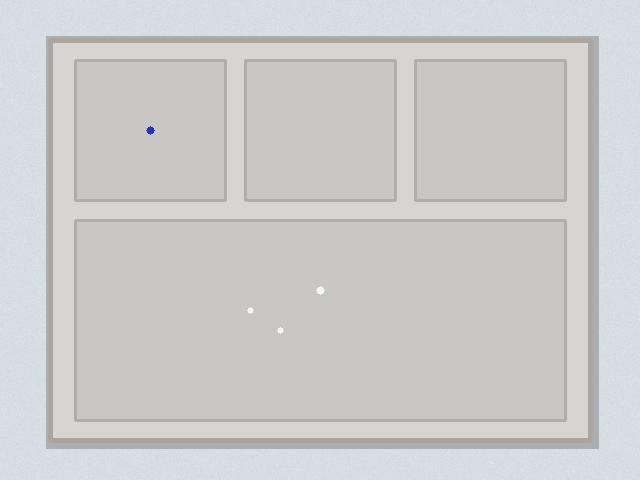
#> input picture assets/sample_tray_clean.jpg, 640 x 480 px
$ python -i vision_ai.py   (imports and definitions only)   (older library calls are emulated)
#> lines starting #> are read from the running program, lines starting #| are printed output that depends on the picture; after the words box and inside, x2 and y2 are one past the last pixel; in counts of white or black regions, pixels touching at a corner belong together
"""
vision_ai.py
============
OpenCV-Powered Food Tray Leftover Analysis Module for MessMind AI.
Developed for Frugal Innovation course at IIIT Dharwad.

Provides robust, real-time computer vision analysis:
- Plate / Tray Region of Interest (ROI) extraction
- Multi-space color segmentation (HSV & LAB) to separate food from stainless steel / ceramic trays
- Morphological noise cleanup & contour extraction
- Surface area coverage % calculation
- Transparent leftover classification without fabricated mass claims
"""

import time
from typing import Dict, Any, Tuple
import cv2
import numpy as np
from PIL import Image
import io


def detect_plate_or_tray_roi(img_bgr: np.ndarray) -> Tuple[np.ndarray, str]:
    """
    Detect dining plate or rectangular compartment tray ROI across varied lighting,
    shadows, and partial views.

    Returns:
        (tray_mask: np.ndarray, detected_tray_shape: str)
    """
    h, w = img_bgr.shape[:2]
    img_area = h * w
    tray_mask = np.zeros((h, w), dtype=np.uint8)

    # 1. CLAHE Contrast Normalization to neutralize lighting gradients and shadows
    lab = cv2.cvtColor(img_bgr, cv2.COLOR_BGR2LAB)
    l_chan, a_chan, b_chan = cv2.split(lab)
    clahe = cv2.createCLAHE(clipLimit=2.5, tileGridSize=(8, 8))
    l_clahe = clahe.apply(l_chan)
    gray = l_clahe

    # Smooth while preserving structural edges
    blurred = cv2.bilateralFilter(gray, 7, 50, 50)

    # 2. Stage A: Circular Plate Detection (Hough Circles)
    # Useful for circular steel plates, ceramic dinner plates, and bowls
    circles = cv2.HoughCircles(
        cv2.medianBlur(gray, 7),
        cv2.HOUGH_GRADIENT,
        dp=1.2,
        minDist=w // 2,
        param1=55,
        param2=32,
        minRadius=int(min(w, h) * 0.22),
        maxRadius=int(max(w, h) * 0.55)
    )

    if circles is not None:
        circles = np.uint16(np.around(circles))
        for c in circles[0, :1]:
            cx, cy, r = int(c[0]), int(c[1]), int(c[2])
            circle_area = np.pi * (r ** 2)
            if 0.15 * img_area <= circle_area <= 0.95 * img_area:
                cv2.circle(tray_mask, (cx, cy), r, 255, -1)
                if cx - r < 0 or cy - r < 0 or cx + r > w or cy + r > h:
                    return tray_mask, "Partially Visible Circular Plate"
                return tray_mask, "Circular Dining Plate"

    # 3. Stage B: Rectangular Compartment Tray / Thali Detection
    # Mess trays are rectangular with rounded corners and distinct outer borders
    edges = cv2.Canny(blurred, 35, 110)
    thresh = cv2.adaptiveThreshold(
        blurred, 255, cv2.ADAPTIVE_THRESH_GAUSSIAN_C, cv2.THRESH_BINARY_INV, 25, 4
    )
    combined = cv2.bitwise_or(edges, thresh)

    close_kernel = cv2.getStructuringElement(cv2.MORPH_RECT, (9, 9))
    closed_edges = cv2.morphologyEx(combined, cv2.MORPH_CLOSE, close_kernel)

    contours, _ = cv2.findContours(closed_edges, cv2.RETR_EXTERNAL, cv2.CHAIN_APPROX_SIMPLE)

    candidate_trays = []
    for cnt in contours:
        area = cv2.contourArea(cnt)
        if 0.18 * img_area <= area <= 0.96 * img_area:
            hull = cv2.convexHull(cnt)
            hull_area = cv2.contourArea(hull)
            if hull_area > 0:
                solidity = area / hull_area
                x, y, bw, bh = cv2.boundingRect(hull)
                rect_area = bw * bh
                extent = area / rect_area if rect_area > 0 else 0
                aspect = bw / float(bh) if bh > 0 else 1.0
                candidate_trays.append({
                    "contour": cnt,
                    "hull": hull,
                    "area": area,
                    "solidity": solidity,
                    "extent": extent,
                    "aspect": aspect,
                    "bbox": (x, y, bw, bh)
                })

    if candidate_trays:
        candidate_trays.sort(key=lambda item: (item["solidity"] > 0.75, item["area"]), reverse=True)
        best = candidate_trays[0]

        approx = cv2.approxPolyDP(best["hull"], 0.02 * cv2.arcLength(best["hull"], True), True)
        num_vertices = len(approx)

        cv2.drawContours(tray_mask, [best["hull"]], -1, 255, -1)

        bx, by, bw, bh = best["bbox"]
        touches_border = (bx <= 2 or by <= 2 or bx + bw >= w - 2 or by + bh >= h - 2)

        if touches_border:
            shape_name = "Partially Visible Rectangular Tray"
        elif 4 <= num_vertices <= 8 or best["extent"] > 0.65:
            shape_name = "Multi-Compartment Stainless Thali"
        else:
            shape_name = "Rectangular Compartment Tray"

        return tray_mask, shape_name

    # 4. Stage C: Graceful Fallback
    margin_x = int(w * 0.05)
    margin_y = int(h * 0.05)
    cv2.rectangle(
        tray_mask,
        (margin_x, margin_y),
        (w - margin_x, h - margin_y),
        255,
        -1
    )
    return tray_mask, "Standard Cafeteria Tray ROI"


def analyze_food_image(image_input) -> Dict[str, Any]:
    """
    Analyze a food tray image using OpenCV.

    Args:
        image_input: bytes, PIL.Image, or numpy.ndarray

    Returns:
        dict containing coverage percentage, leftover category, overlays, and processing metrics.
    """
    start_time = time.perf_counter()

    # 1. Convert input to OpenCV BGR format
    if isinstance(image_input, bytes):
        nparr = np.frombuffer(image_input, np.uint8)
        img_bgr = cv2.imdecode(nparr, cv2.IMREAD_COLOR)
    elif isinstance(image_input, Image.Image):
        img_rgb = np.array(image_input.convert("RGB"))
        img_bgr = cv2.cvtColor(img_rgb, cv2.COLOR_RGB2BGR)
    elif isinstance(image_input, np.ndarray):
        if len(image_input.shape) == 3 and image_input.shape[2] == 3:
            img_bgr = image_input.copy()
        else:
            raise ValueError("Invalid numpy array dimensions for image")
    else:
        raise ValueError(f"Unsupported image input type: {type(image_input)}")

    if img_bgr is None:
        return {
            "success": False,
            "error": "Failed to decode image data"
        }

    # Resize image for fast, consistent processing (max width/height 800px)
    h, w = img_bgr.shape[:2]
    max_dim = 800
    scale = 1.0
    if max(h, w) > max_dim:
        scale = max_dim / float(max(h, w))
        img_bgr = cv2.resize(img_bgr, (int(w * scale), int(h * scale)), interpolation=cv2.INTER_AREA)
        h, w = img_bgr.shape[:2]

    # Convert to RGB for visualization
    img_rgb = cv2.cvtColor(img_bgr, cv2.COLOR_BGR2RGB)

    # 2. Plate / Tray ROI Detection (Handles circular, rectangular, shadows, and partial plates)
    tray_mask, detected_tray_shape = detect_plate_or_tray_roi(img_bgr)
    tray_pixel_count = cv2.countNonZero(tray_mask)

    # 3. Multi-Space Color & Texture Segmentation (HSV + CIELAB + Laplacian)
    # CLAHE contrast enhancement for lighting/shadow invariance
    lab = cv2.cvtColor(img_bgr, cv2.COLOR_BGR2LAB)
    l_chan, a_chan, b_chan = cv2.split(lab)
    clahe = cv2.createCLAHE(clipLimit=2.5, tileGridSize=(8, 8))
    gray_clahe = clahe.apply(l_chan)

    hsv = cv2.cvtColor(img_bgr, cv2.COLOR_BGR2HSV)
    sat = hsv[:, :, 1]
    val = hsv[:, :, 2]

    # Threshold for saturated food (curry, sabji, dal, gravy, pickle, salad)
    _, food_color_mask = cv2.threshold(sat, 34, 255, cv2.THRESH_BINARY)

    # LAB chrominance deviation from neutral gray (a=128, b=128)
    color_deviation = np.abs(a_chan.astype(np.int16) - 128) + np.abs(b_chan.astype(np.int16) - 128)
    lab_food_mask = np.where(color_deviation >= 16, 255, 0).astype(np.uint8)

    # Detect high-texture / rice clumps inside tray
    laplacian = cv2.Laplacian(gray_clahe, cv2.CV_64F)
    texture_var = np.abs(laplacian)
    texture_mask = np.where((texture_var > 13) & (val > 130) & (sat > 12), 255, 0).astype(np.uint8)

    # Suppress Specular Highlights & Glare (common on shiny steel trays)
    glare_mask = np.where((val > 235) & (sat < 18) & (texture_var < 10), 255, 0).astype(np.uint8)

    # Combine color and texture masks and filter glare
    combined_raw_mask = cv2.bitwise_or(food_color_mask, lab_food_mask)
    combined_raw_mask = cv2.bitwise_or(combined_raw_mask, texture_mask)
    combined_raw_mask = cv2.bitwise_and(combined_raw_mask, cv2.bitwise_not(glare_mask))

    # Restrict strictly within the detected tray ROI
    food_in_tray = cv2.bitwise_and(combined_raw_mask, combined_raw_mask, mask=tray_mask)

    # 4. Morphological Cleaning & Filtering
    kernel_small = cv2.getStructuringElement(cv2.MORPH_ELLIPSE, (5, 5))
    kernel_large = cv2.getStructuringElement(cv2.MORPH_ELLIPSE, (9, 9))

    # Remove speckle noise (open), then bridge nearby food clusters (close)
    cleaned_mask = cv2.morphologyEx(food_in_tray, cv2.MORPH_OPEN, kernel_small)
    cleaned_mask = cv2.morphologyEx(cleaned_mask, cv2.MORPH_CLOSE, kernel_large)

    # 5. Extract Contours and calculate food metrics
    contours, _ = cv2.findContours(cleaned_mask, cv2.RETR_EXTERNAL, cv2.CHAIN_APPROX_SIMPLE)
    valid_contours = [cnt for cnt in contours if cv2.contourArea(cnt) > 45]

    final_food_mask = np.zeros_like(cleaned_mask)
    for cnt in valid_contours:
        cv2.drawContours(final_food_mask, [cnt], -1, 255, -1)

    food_pixel_count = cv2.countNonZero(final_food_mask)
    coverage_pct = (food_pixel_count / max(1, tray_pixel_count)) * 100.0
    coverage_pct = min(100.0, max(0.0, coverage_pct))

    # 6. Categorize Leftover Level
    if coverage_pct < 4.0:
        leftover_category = "Clean Tray"
        status_color = "#16A36A" # Emerald
        badge_text = "Negligible Leftovers (< 4% surface)"
        action_note = "Excellent plate clearance! Zero waste recorded."
    elif coverage_pct < 16.0:
        leftover_category = "Low Waste"
        status_color = "#84CC16" # Lime
        badge_text = f"Low Leftovers ({coverage_pct:.1f}% surface)"
        action_note = "Minor condiment/rice residue. Within normal clearance threshold."
    elif coverage_pct < 32.0:
        leftover_category = "Moderate Waste"
        status_color = "#F4A261" # Orange
        badge_text = f"Moderate Leftovers ({coverage_pct:.1f}% surface)"
        action_note = "Notable portion unconsumed. Indicates potential over-portioning or dish dispreference."
    else:
        leftover_category = "High Waste"
        status_color = "#E76F51" # Red-orange
        badge_text = f"High Leftovers ({coverage_pct:.1f}% surface)"
        action_note = "Substantial unfinished meal. High priority for kitchen portioning review."

    # 7. Generate Polished Visualizations
    # Overlay 1: Semi-transparent emerald highlight on food with lime contour outlines
    overlay_rgb = img_rgb.copy()

    # Emerald green tint (R: 22, G: 163, B: 106)
    tint_layer = np.zeros_like(img_rgb)
    tint_layer[:, :] = [22, 163, 106]

    # Blend tint on food pixels
    food_indices = (final_food_mask > 0)
    alpha = 0.45
    overlay_rgb[food_indices] = (
        alpha * tint_layer[food_indices] + (1 - alpha) * overlay_rgb[food_indices]
    ).astype(np.uint8)

    # Draw vibrant contour lines (Lime: R: 197, G: 244, B: 103)
    cv2.drawContours(overlay_rgb, valid_contours, -1, (197, 244, 103), 2)

    # Draw subtle tray outline (Deep Forest Green / Cyan)
    tray_contours, _ = cv2.findContours(tray_mask, cv2.RETR_EXTERNAL, cv2.CHAIN_APPROX_SIMPLE)
    cv2.drawContours(overlay_rgb, tray_contours, -1, (18, 55, 42), 2)

    # Visualization 2: Binary segmentation mask
    mask_rgb = cv2.cvtColor(final_food_mask, cv2.COLOR_GRAY2RGB)

    # Visualization 3: Density Heatmap
    # Gaussian blur the mask to show density gradients, then apply COLORMAP_VIRIDIS
    blurred_mask = cv2.GaussianBlur(final_food_mask, (25, 25), 0)
    heatmap_bgr = cv2.applyColorMap(blurred_mask, cv2.COLORMAP_VIRIDIS)
    heatmap_rgb = cv2.cvtColor(heatmap_bgr, cv2.COLOR_BGR2RGB)
    # Mask out the background outside tray
    heatmap_rgb[tray_mask == 0] = [24, 35, 31] # dark charcoal background

    # Visualization 4: Step 1 Plate ROI mask (White on Black)
    tray_mask_rgb = cv2.cvtColor(tray_mask, cv2.COLOR_GRAY2RGB)

    # Visualization 5: Step 2 Raw Color/Texture Threshold Mask (before morphology)
    raw_thresh_rgb = cv2.cvtColor(food_in_tray, cv2.COLOR_GRAY2RGB)

    # Visualization 6: Labeled Contours & Bounding Boxes
    annotated_rgb = img_rgb.copy()
    for idx, cnt in enumerate(valid_contours):
        bx, by, bw, bh = cv2.boundingRect(cnt)
        b_area = int(cv2.contourArea(cnt))
        # Draw bounding rectangle in lime (#C5F467)
        cv2.rectangle(annotated_rgb, (bx, by), (bx + bw, by + bh), (197, 244, 103), 2)
        # Put cluster label
        cv2.putText(
            annotated_rgb,
            f"#{idx + 1} ({b_area}px)",
            (bx, max(18, by - 6)),
            cv2.FONT_HERSHEY_SIMPLEX,
            0.42,
            (255, 255, 255),
            1,
            cv2.LINE_AA
        )
    cv2.drawContours(annotated_rgb, tray_contours, -1, (22, 163, 106), 2)

    # Smart Kitchen Ladle & Recipe Action Recommendation
    if coverage_pct < 4.0:
        portion_recommendation = (
            "🌟 Standard Ladle Calibration Confirmed: Plate is completely clean. "
            "Portion sizing and dish acceptability are optimal. No adjustment needed."
        )
    elif coverage_pct < 16.0:
        portion_recommendation = (
            "✅ Normal Consumption: Residual traces represent expected sauce or garnish scrapings. "
            "Maintain current ladle scoop volume."
        )
    elif coverage_pct < 32.0:
        portion_recommendation = (
            "⚠️ Ladle Downsizing Advised (-15%): Moderate leftover cluster detected. "
            "Recommend mess staff use a slightly smaller serving ladle (e.g., 160g instead of 200g) "
            "and encourage students to ask for second helpings if desired."
        )
    else:
        portion_recommendation = (
            "🚨 Urgent Kitchen Review (-25%): High plate waste detected (>32% surface). "
            "Immediate action: 1) Downsize initial ladle portion by 25%; 2) Check recipe seasoning, salt, "
            "and oil balance; 3) Lower tomorrow's preparation batch target for this dish."
        )

    # Educational Pipeline Stage Breakdown
    pipeline_steps = [
        {
            "step_num": 1,
            "title": "Plate / Tray Boundary Isolation (ROI)",
            "cv_method": "cv2.GaussianBlur + cv2.HoughCircles() / Bounding Poly",
            "description": f"Identified {detected_tray_shape} totaling {tray_pixel_count:,} pixels. Excludes cafeteria tables, cutlery, and hands.",
            "status": "Target Area Locked"
        },
        {
            "step_num": 2,
            "title": "Dual-Space Color Segmentation (HSV + CIELAB)",
            "cv_method": "cv2.cvtColor(BGR2HSV) + cv2.cvtColor(BGR2LAB)",
            "description": "Stainless steel & ceramic trays have near-zero saturation (S < 38) and neutral gray chrominance. Food (curry, dal, gravy) exhibits chrominance deviation > 18.",
            "status": "Food Pixels Separated"
        },
        {
            "step_num": 3,
            "title": "High-Frequency Texture Analysis (Rice Detection)",
            "cv_method": "cv2.Laplacian() Filter (∇² > 14)",
            "description": "White rice has low color saturation similar to white ceramic, but possesses distinctive grain edge variance captured via Laplacian high-pass filtering.",
            "status": "Grain Texture Mapped"
        },
        {
            "step_num": 4,
            "title": "Morphological Noise Removal & Clustering",
            "cv_method": "cv2.morphologyEx(MORPH_OPEN, (5,5)) + MORPH_CLOSE, (9,9)",
            "description": "Opening eliminates camera noise, glare, and small oil reflections. Closing bridges neighboring morsels into contiguous food clusters.",
            "status": "Noise Filtered"
        },
        {
            "step_num": 5,
            "title": "Contour Extraction & Leftover Area Ratio",
            "cv_method": "cv2.findContours(RETR_EXTERNAL) + Area Integration",
            "description": f"Detected {len(valid_contours)} distinct food cluster(s) measuring {food_pixel_count:,} pixels. Leftover ratio = {coverage_pct:.1f}%.",
            "status": f"Severity: {leftover_category}"
        }
    ]

    elapsed_ms = round((time.perf_counter() - start_time) * 1000, 1)

    return {
        "success": True,
        "coverage_percentage": round(coverage_pct, 1),
        "leftover_category": leftover_category,
        "badge_text": badge_text,
        "status_color": status_color,
        "action_note": action_note,
        "portion_recommendation": portion_recommendation,
        "detected_tray_shape": detected_tray_shape,
        "food_pixel_count": int(food_pixel_count),
        "tray_pixel_count": int(tray_pixel_count),
        "contour_count": len(valid_contours),
        "processing_time_ms": elapsed_ms,
        "original_img": Image.fromarray(img_rgb),
        "overlay_img": Image.fromarray(overlay_rgb),
        "mask_img": Image.fromarray(mask_rgb),
        "heatmap_img": Image.fromarray(heatmap_rgb),
        "tray_mask_img": Image.fromarray(tray_mask_rgb),
        "raw_thresh_img": Image.fromarray(raw_thresh_rgb),
        "contour_debug_img": Image.fromarray(annotated_rgb),
        "pipeline_steps": pipeline_steps,
        "method_name": "OpenCV Multi-Space Color Segmentation (HSV + LAB + Laplacian)",
        "disclaimer": (
            "Relative plate surface coverage estimate. Mass (grams/kg) estimation "
            "requires stereo-depth calibration or a scale reference, in adherence to honest frugal AI standards."
        )
    }


# [121 lines left out: function create_sample_tray_image, not called in this run]

>>> import cv2
>>> picture = cv2.cvtColor(cv2.imread('assets/sample_tray_clean.jpg'), cv2.COLOR_BGR2RGB)
>>> result = analyze_food_image(picture)
#> in analyze_food_image, img_rgb is the input picture: shape (480, 640, 3); mean B, G, R 203.7, 203.7, 204.7
#> in detect_plate_or_tray_roi, `l_chan, a_chan, b_chan = cv2.split(lab)`:
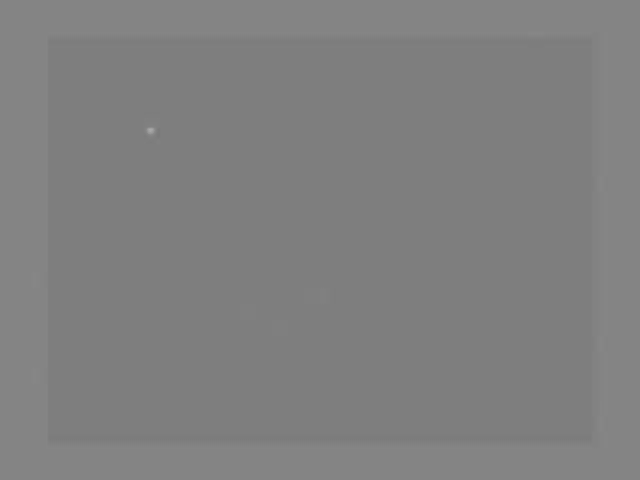
#> b_chan: shape (480, 640); min 122, max 169, mean 127.7
#> in detect_plate_or_tray_roi, `l_clahe = clahe.apply(l_chan)`:
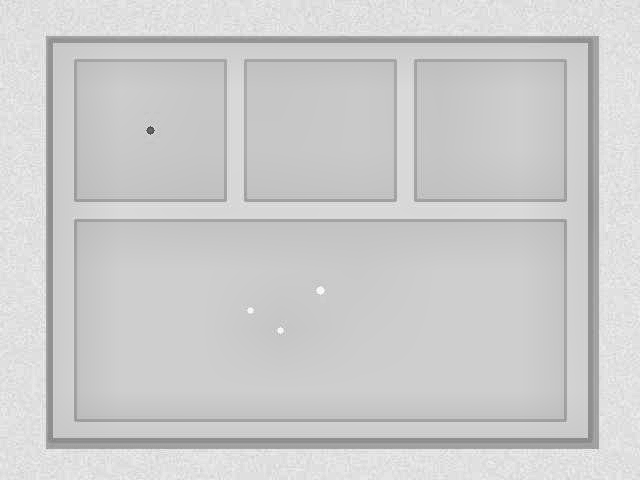
#> l_clahe: shape (480, 640); min 62, max 254, mean 203.9
#> in detect_plate_or_tray_roi, `circles = cv2.HoughCircles( cv2.medianBlur(gray, 7), cv2.HOUGH_GRADIEN..`: circles = [[270.6, 120.6, 328.8], [480.6, 365.4, 118.3]]
#> in detect_plate_or_tray_roi, `circles = np.uint16(np.around(circles))`: circles = [[271, 121, 329], [481, 365, 118]]
#> the loop in detect_plate_or_tray_roi, `for c in circles[0, :1]:` made 1 pass
#> (cx, cy, r, circle_area) on pass 1: (271, 121, 329, 340049.1)
#> in detect_plate_or_tray_roi, `edges = cv2.Canny(blurred, 35, 110)`:
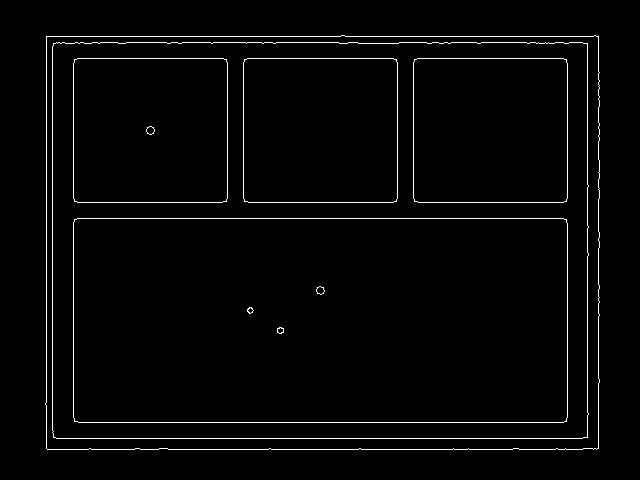
#> edges: shape (480, 640); 2.3% white in thin lines or dots, all inside (x1, y1, x2, y2) = (45, 35, 600, 450)
#> in detect_plate_or_tray_roi, `thresh = cv2.adaptiveThreshold( blurred, 255, cv2.ADAPTIVE_THRESH_GAUS..`:
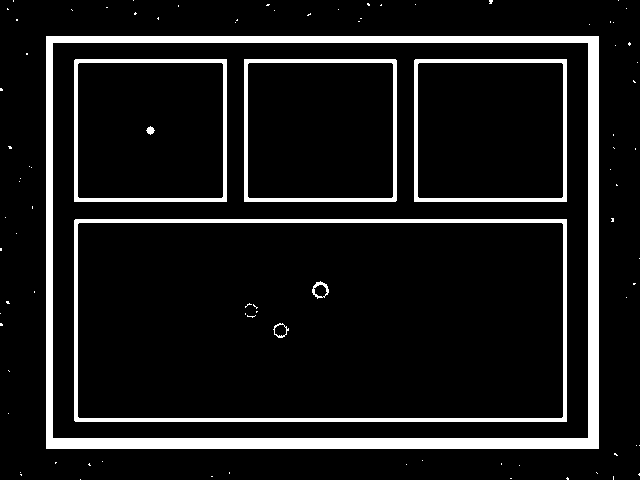
#> thresh: shape (480, 640); 9.8% white; 89 white regions (81 under 20 px), largest, box (x1, y1, x2, y2) and area: (46, 36, 599, 449) 17064, (74, 219, 567, 422) 5506, (74, 59, 227, 202) 2307
#> in detect_plate_or_tray_roi, `combined = cv2.bitwise_or(edges, thresh)`:
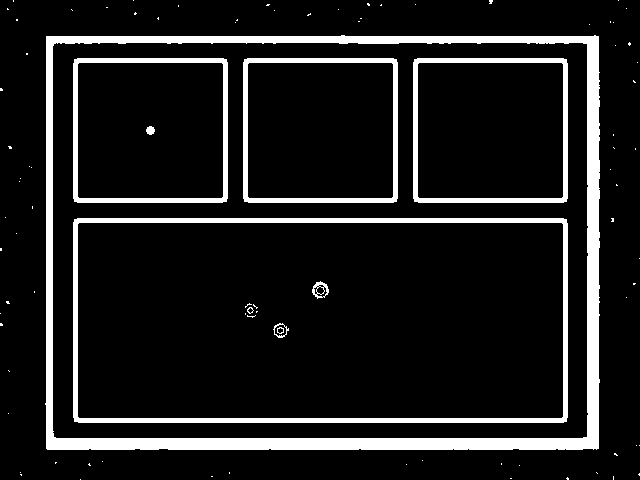
#> combined: shape (480, 640); 11.2% white; 91 white regions (81 under 20 px), largest, box (x1, y1, x2, y2) and area: (45, 35, 600, 450) 18208, (73, 218, 568, 423) 6872, (243, 58, 398, 203) 2875
#> in detect_plate_or_tray_roi, `contours, _ = cv2.findContours(closed_edges, cv2.RETR_EXTERNAL, cv2.CH..`: contours = 74 contours, 73 with area under 20; largest, box (x1, y1, x2, y2) and area: (45, 35, 600, 450) 228086
#> (the rest of the program and of its run is left out)
